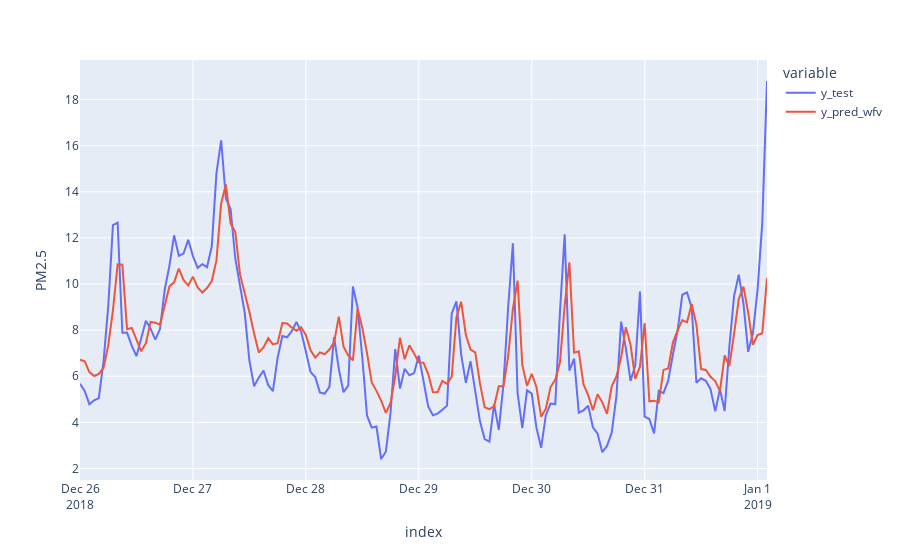

Write notebook code for a chart like this one.
### Markdown cell above
**Task 3.3.20:** Put the values for `y_test` and `y_pred_wfv` into the DataFrame `df_pred_test` (don't forget the index). Then plot `df_pred_test` using plotly express.

- [<span id='technique'>Create a line plot in <span id='tool'>plotly express.](../%40textbook/07-visualization-pandas.ipynb#Line-Plots)

### Code cell
df_pred_test = pd.DataFrame(
    {"y_test": y_test, "y_pred_wfv":y_pred_wfv}
)
fig = px.line(df_pred_test,labels={"value":"PM2.5"})
fig.show()

### Figure 1 — Plotly figure (JSON) as saved in the notebook; plotly's stock layout.template omitted (floating-point values rounded to 4 significant figures; data arrays with more than 128 entries replaced by an {"elided": "..."} marker saying what was removed)
{"data": [{"hovertemplate": "variable=y_test<br>index=%{x}<br>PM2.5=%{y}<extra></extra>", "legendgroup": "y_test", "line": {"color": "#636efa", "dash": "solid"}, "marker": {"symbol": "circle"}, "mode": "lines", "name": "y_test", "orientation": "v", "showlegend": true, "type": "scatter", "x": {"elided": "147 str values"}, "xaxis": "x", "y": {"elided": "147 float values"}, "yaxis": "y"}, {"hovertemplate": "variable=y_pred_wfv<br>index=%{x}<br>PM2.5=%{y}<extra></extra>", "legendgroup": "y_pred_wfv", "line": {"color": "#EF553B", "dash": "solid"}, "marker": {"symbol": "circle"}, "mode": "lines", "name": "y_pred_wfv", "orientation": "v", "showlegend": true, "type": "scatter", "x": {"elided": "147 str values"}, "xaxis": "x", "y": {"elided": "147 float values"}, "yaxis": "y"}], "layout": {"autosize": true, "legend": {"title": {"text": "variable"}, "tracegroupgap": 0}, "margin": {"t": 60}, "xaxis": {"anchor": "y", "autorange": true, "domain": [0, 1], "range": ["2018-12-26", "2019-01-01 02:00"], "title": {"text": "index"}, "type": "date"}, "yaxis": {"anchor": "x", "autorange": true, "domain": [0, 1], "range": [1.502, 19.71], "title": {"text": "PM2.5"}, "type": "linear"}}}
